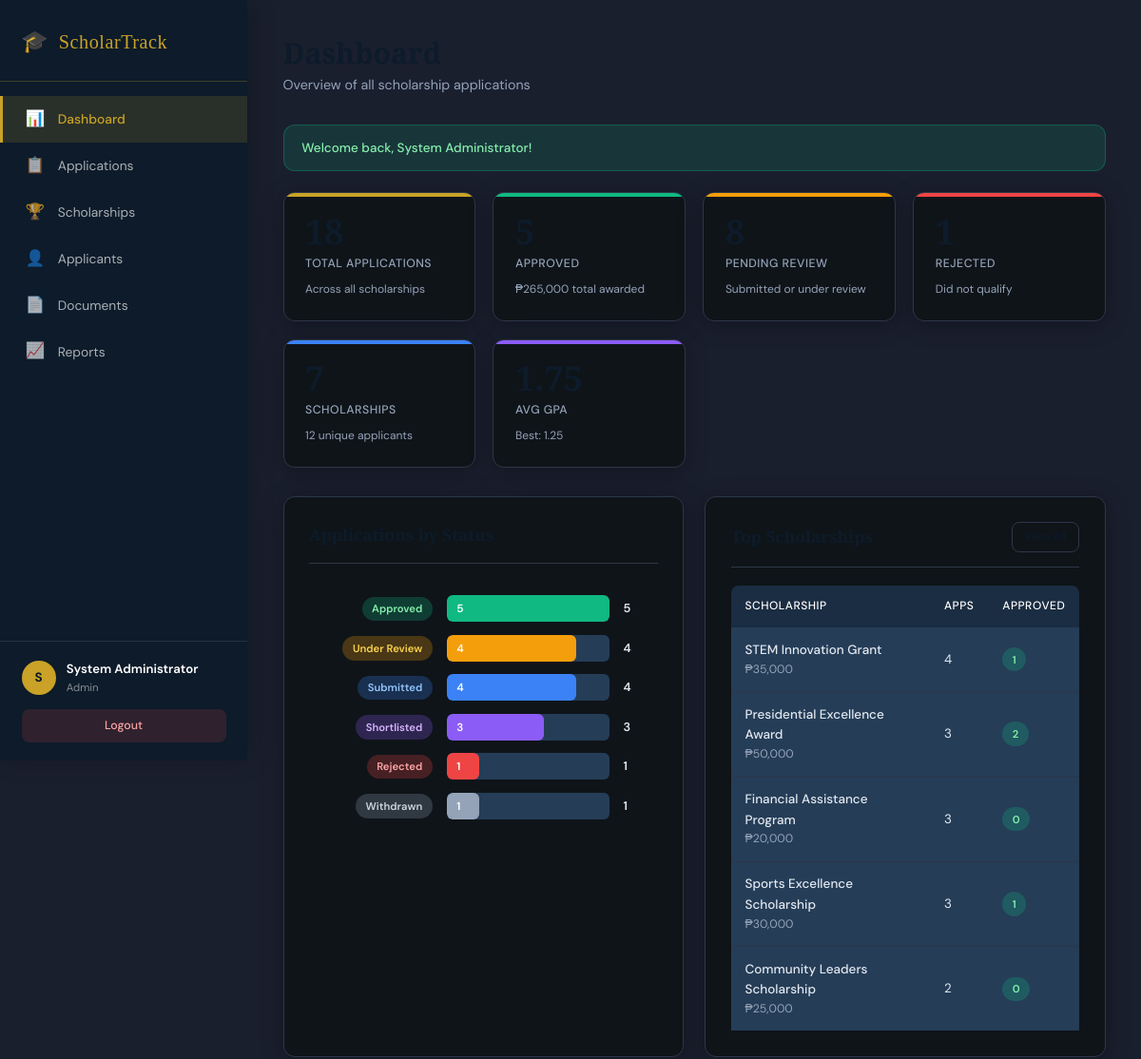
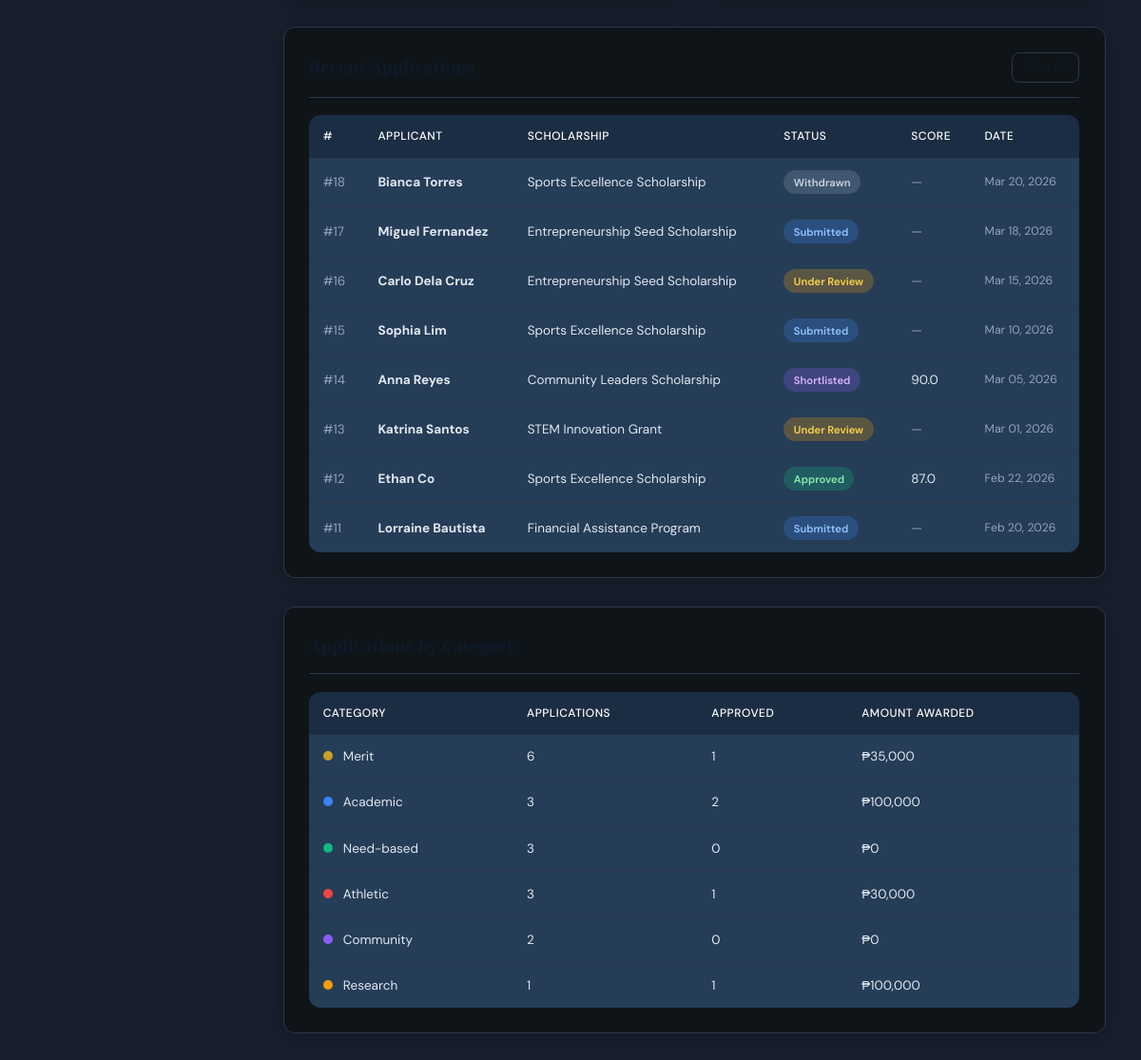
/dashboard.php (signed in), run on the app's committed database (2 pictures, top to bottom).
### tables this page shows
CREATE TABLE IF NOT EXISTS applications (
    application_id   INT AUTO_INCREMENT PRIMARY KEY,
    applicant_id     INT NOT NULL,
    scholarship_id   INT NOT NULL,
    reviewer_id      INT,
    status           ENUM('submitted','under_review','shortlisted','approved','rejected','withdrawn') NOT NULL DEFAULT 'submitted',
    essay            TEXT,
    score            DECIMAL(5,2),
    remarks          TEXT,
    submitted_at     DATETIME DEFAULT CURRENT_TIMESTAMP,
    updated_at       DATETIME DEFAULT CURRENT_TIMESTAMP ON UPDATE CURRENT_TIMESTAMP,
    FOREIGN KEY (applicant_id)   REFERENCES applicants(applicant_id)   ON DELETE CASCADE,
    FOREIGN KEY (scholarship_id) REFERENCES scholarships(scholarship_id) ON DELETE CASCADE,
    FOREIGN KEY (reviewer_id)    REFERENCES users(user_id)               ON DELETE SET NULL
);

CREATE TABLE IF NOT EXISTS scholarships (
    scholarship_id   INT AUTO_INCREMENT PRIMARY KEY,
    title            VARCHAR(150) NOT NULL,
    provider         VARCHAR(150) NOT NULL,
    description      TEXT,
    amount           DECIMAL(12,2) NOT NULL,
    slots_available  INT NOT NULL DEFAULT 1,
    min_gpa          DECIMAL(3,2) DEFAULT 1.00,
    deadline         DATE NOT NULL,
    category         ENUM('academic','athletic','need-based','merit','community','research') NOT NULL,
    status           ENUM('open','closed','paused') NOT NULL DEFAULT 'open',
    created_by       INT,
    created_at       DATETIME DEFAULT CURRENT_TIMESTAMP,
    FOREIGN KEY (created_by) REFERENCES users(user_id) ON DELETE SET NULL
);

### config.php (called while the page is built, shortened)
<?php
function getFlash(): ?array {
    if (isset($_SESSION['flash'])) {
        $f = $_SESSION['flash'];
        return $f;
    }
    return null;
}
function e(string $s): string {
    return htmlspecialchars($s, ENT_QUOTES, 'UTF-8');
}
$statusLabels = [
    'submitted'    => 'Submitted',
    'under_review' => 'Under Review',
    'shortlisted'  => 'Shortlisted',
    'approved'     => 'Approved',
    'rejected'     => 'Rejected',
    'withdrawn'    => 'Withdrawn',
];

### dashboard.php (the view, shortened to what this page needs)
<?php
require 'config.php';
$pageSubtitle = 'Overview of all scholarship applications';
$stats = $pdo->query("
    SELECT
        COUNT(DISTINCT s.scholarship_id)                         AS total_scholarships,
        COUNT(DISTINCT ap.applicant_id)                          AS total_applicants,
        COUNT(a.application_id)                                  AS total_applications,
        SUM(CASE WHEN a.status = 'approved'  THEN 1 ELSE 0 END) AS approved_count,
        SUM(CASE WHEN a.status = 'rejected'  THEN 1 ELSE 0 END) AS rejected_count,
        SUM(CASE WHEN a.status = 'submitted' OR a.status = 'under_review' THEN 1 ELSE 0 END) AS pending_count,
        AVG(ap.gpa)                                              AS avg_gpa,
        MIN(ap.gpa)                                              AS best_gpa,
        MAX(ap.gpa)                                              AS lowest_gpa,
        SUM(CASE WHEN a.status = 'approved' THEN s.amount ELSE 0 END) AS total_awarded
    FROM applications a
    JOIN applicants   ap ON a.applicant_id   = ap.applicant_id
    JOIN scholarships s  ON a.scholarship_id = s.scholarship_id
")->fetch();
$byStatus = $pdo->query("
    SELECT status, COUNT(*) AS cnt
    FROM applications
    GROUP BY status
    ORDER BY cnt DESC
")->fetchAll();
$byCategory = $pdo->query("
    SELECT s.category, COUNT(a.application_id) AS apps,
           SUM(CASE WHEN a.status='approved' THEN 1 ELSE 0 END) AS approved,
           SUM(s.amount * (CASE WHEN a.status='approved' THEN 1 ELSE 0 END)) AS awarded
    FROM scholarships s
    LEFT JOIN applications a ON s.scholarship_id = a.scholarship_id
    LEFT JOIN applicants ap  ON a.applicant_id   = ap.applicant_id
    GROUP BY s.category
    ORDER BY apps DESC
")->fetchAll();
$recent = $pdo->query("
    SELECT a.application_id, a.status, a.submitted_at, a.score,
           CONCAT(ap.first_name,' ',ap.last_name) AS applicant_name,
           s.title AS scholarship_title, s.amount
    FROM applications a
    JOIN applicants   ap ON a.applicant_id   = ap.applicant_id
    JOIN scholarships s  ON a.scholarship_id = s.scholarship_id
    ORDER BY a.submitted_at DESC
    LIMIT 8
")->fetchAll();
$topScholarships = $pdo->query("
    SELECT s.title, s.amount, s.status AS sch_status,
           (SELECT COUNT(*) FROM applications WHERE scholarship_id = s.scholarship_id) AS app_count,
           (SELECT COUNT(*) FROM applications WHERE scholarship_id = s.scholarship_id AND status = 'approved') AS approved
    FROM scholarships s
    ORDER BY app_count DESC
    LIMIT 5
")->fetchAll();
$maxApps = max(array_column($byStatus, 'cnt') ?: [1]);
$categoryColors = [
    'academic'  => '#3b82f6',
    'merit'     => '#c9a227',
    'need-based'=> '#10b981',
    'athletic'  => '#ef4444',
    'community' => '#8b5cf6',
    'research'  => '#f59e0b',
];
include 'includes/header.php';
?>
<div class="stats-grid">
  <div class="stat-card" style="--accent:#c9a227">
    <div class="stat-value"><?= number_format($stats['total_applications']) ?></div>
    <div class="stat-label">Total Applications</div>
    <div class="stat-sub">Across all scholarships</div>
  </div>
  <div class="stat-card" style="--accent:#10b981">
    <div class="stat-value"><?= number_format($stats['approved_count']) ?></div>
    <div class="stat-label">Approved</div>
    <div class="stat-sub">₱<?= number_format($stats['total_awarded'],0) ?> total awarded</div>
  </div>
  <div class="stat-card" style="--accent:#f59e0b">
    <div class="stat-value"><?= number_format($stats['pending_count']) ?></div>
    <div class="stat-label">Pending Review</div>
    <div class="stat-sub">Submitted or under review</div>
  </div>
  <div class="stat-card" style="--accent:#ef4444">
    <div class="stat-value"><?= number_format($stats['rejected_count']) ?></div>
    <div class="stat-label">Rejected</div>
    <div class="stat-sub">Did not qualify</div>
  </div>
  <div class="stat-card" style="--accent:#3b82f6">
    <div class="stat-value"><?= number_format($stats['total_scholarships']) ?></div>
    <div class="stat-label">Scholarships</div>
    <div class="stat-sub"><?= number_format($stats['total_applicants']) ?> unique applicants</div>
  </div>
  <div class="stat-card" style="--accent:#8b5cf6">
    <div class="stat-value"><?= $stats['avg_gpa'] ? number_format($stats['avg_gpa'],2) : 'N/A' ?></div>
    <div class="stat-label">Avg GPA</div>
    <div class="stat-sub">Best: <?= $stats['best_gpa'] ?? 'N/A' ?></div>
  </div>
</div>
<div class="two-col">
  <div class="card">
    <div class="card-header">
      <span class="card-title">Applications by Status</span>
    </div>
    <div class="chart-bar-wrap">
      <?php foreach ($byStatus as $row):
        $pct = $maxApps ? round($row['cnt'] / $maxApps * 100) : 0;
        $fillColors = [
          'submitted'=>'#3b82f6','under_review'=>'#f59e0b','shortlisted'=>'#8b5cf6',
          'approved'=>'#10b981','rejected'=>'#ef4444','withdrawn'=>'#94a3b8'
        ];
        $color = $fillColors[$row['status']] ?? '#94a3b8';
      ?>
      <div class="chart-bar-item">
        <span class="chart-bar-label"><span class="badge badge-<?= $row['status'] ?>"><?= $statusLabels[$row['status']] ?? $row['status'] ?></span></span>
        <div class="chart-bar-track">
          <div class="chart-bar-fill" style="width:<?= $pct ?>%;background:<?= $color ?>">
            <?= $pct > 15 ? $row['cnt'] : '' ?>
          </div>
        </div>
        <span class="chart-bar-count"><?= $row['cnt'] ?></span>
      </div>
      <?php endforeach; ?>
    </div>
  </div>
  <div class="card">
    <div class="card-header">
      <span class="card-title">Top Scholarships</span>
      <a href="scholarships.php" class="btn btn-outline btn-sm">View All</a>
    </div>
    <table>
      <thead><tr>
        <th>Scholarship</th><th>Apps</th><th>Approved</th>
      </tr></thead>
      <tbody>
        <?php foreach ($topScholarships as $row): ?>
        <tr>
          <td>
            <div style="font-weight:500"><?= e($row['title']) ?></div>
            <div class="text-muted text-sm">₱<?= number_format($row['amount'],0) ?></div>
          </td>
          <td><?= $row['app_count'] ?></td>
          <td><span class="badge badge-approved"><?= $row['approved'] ?></span></td>
        </tr>
        <?php endforeach; ?>
      </tbody>
    </table>
  </div>
</div>
<div class="card section-gap">
  <div class="card-header">
    <span class="card-title">Recent Applications</span>
    <a href="applications.php" class="btn btn-outline btn-sm">View All</a>
  </div>
  <div class="table-responsive">
    <table>
      <thead><tr>
        <th>#</th><th>Applicant</th><th>Scholarship</th><th>Status</th><th>Score</th><th>Date</th>
      </tr></thead>
      <tbody>
        <?php foreach ($recent as $r): ?>
        <tr>
          <td class="text-muted">#<?= $r['application_id'] ?></td>
          <td><strong><?= e($r['applicant_name']) ?></strong></td>
          <td><?= e($r['scholarship_title']) ?></td>
          <td><span class="badge badge-<?= $r['status'] ?>"><?= $statusLabels[$r['status']] ?? $r['status'] ?></span></td>
          <td><?= $r['score'] ? number_format($r['score'],1) : '<span class="text-muted">—</span>' ?></td>
          <td class="text-muted text-sm"><?= date('M d, Y', strtotime($r['submitted_at'])) ?></td>
        </tr>
        <?php endforeach; ?>
      </tbody>
    </table>
  </div>
</div>
<div class="card section-gap">
  <div class="card-header">
    <span class="card-title">Applications by Category</span>
  </div>
  <div class="table-responsive">
    <table>
      <thead><tr>
        <th>Category</th><th>Applications</th><th>Approved</th><th>Amount Awarded</th>
      </tr></thead>
      <tbody>
        <?php foreach ($byCategory as $cat): $color = $categoryColors[$cat['category']] ?? '#6b7280'; ?>
        <tr>
          <td>
            <span style="display:inline-block;width:10px;height:10px;border-radius:50%;background:<?= $color ?>;margin-right:.5rem"></span>
            <?= ucfirst($cat['category']) ?>
          </td>
          <td><?= $cat['apps'] ?: 0 ?></td>
          <td><?= $cat['approved'] ?: 0 ?></td>
          <td>₱<?= number_format($cat['awarded'] ?: 0, 0) ?></td>
        </tr>
        <?php endforeach; ?>
      </tbody>
    </table>
  </div>
</div>
<?php include 'includes/footer.php'; ?>

### includes/header.php (shortened to what this page needs)
<?php
$currentPage = basename($_SERVER['PHP_SELF'], '.php');
$nav = [
    ['dashboard',    'dashboard',   '📊', 'Dashboard'],
    ['applications', 'applications','📋', 'Applications'],
    ['scholarships', 'scholarships','🏆', 'Scholarships'],
    ['applicants',   'applicants',  '👤', 'Applicants'],
    ['documents',    'documents',   '📄', 'Documents'],
    ['reports',      'reports',     '📈', 'Reports'],
];
?>
<!DOCTYPE html>
<html lang="en">
<head>
  <link rel="stylesheet" href="assets/style.css">
</head>
<body>
<aside class="sidebar">
  <div class="sidebar-brand">
    <span class="brand-icon">🎓</span>
    <span class="brand-name"><?= APP_NAME ?></span>
  </div>
  <nav class="sidebar-nav">
    <?php foreach ($nav as [$page, $href, $icon, $label]): ?>
    <a href="<?= $href ?>.php"
       class="nav-item <?= $currentPage === $page ? 'active' : '' ?>">
      <span class="nav-icon"><?= $icon ?></span>
      <span class="nav-label"><?= $label ?></span>
    </a>
    <?php endforeach; ?>
  </nav>
  <div class="sidebar-footer">
    <div class="user-info">
      <div class="user-avatar"><?= strtoupper(substr($_SESSION['full_name'] ?? 'U', 0, 1)) ?></div>
      <div>
        <div class="user-name"><?= e($_SESSION['full_name'] ?? '') ?></div>
        <div class="user-role"><?= ucfirst($_SESSION['role'] ?? '') ?></div>
      </div>
    </div>
    <a href="logout.php" class="btn-logout">Logout</a>
  </div>
</aside>
<main class="main-content">
  <div class="page-header">
    <h1 class="page-title"><?= isset($pageTitle) ? e($pageTitle) : '' ?></h1>
    <?php if (isset($pageSubtitle)): ?>
      <p class="page-subtitle"><?= e($pageSubtitle) ?></p>
    <?php endif; ?>
  </div>
  <?php
  $flash = getFlash();
  if ($flash): ?>
  <div class="alert alert-<?= $flash['type'] ?>">
    <?= e($flash['msg']) ?>
  </div>
  <?php endif; ?>
  <div class="page-body">

### includes/footer.php (shortened to what this page needs)
  </div>
</main>
</body>
</html>

### data on the page
applications: application_id "18", applicant_name "Bianca Torres", scholarship.title "Sports Excellence Scholarship", status "Withdrawn", submitted_at "Mar 20, 2026"
applications: application_id "17", applicant_name "Miguel Fernandez", scholarship.title "Entrepreneurship Seed Scholarship", status "Submitted", submitted_at "Mar 18, 2026"
applications: application_id "16", applicant_name "Carlo Dela Cruz", scholarship.title "Entrepreneurship Seed Scholarship", status "Under Review", submitted_at "Mar 15, 2026"
applications: application_id "15", applicant_name "Sophia Lim", scholarship.title "Sports Excellence Scholarship", status "Submitted", submitted_at "Mar 10, 2026"
applications: application_id "14", applicant_name "Anna Reyes", scholarship.title "Community Leaders Scholarship", status "Shortlisted", score "90.0", submitted_at "Mar 05, 2026"
applications: application_id "13", applicant_name "Katrina Santos", scholarship.title "STEM Innovation Grant", status "Under Review", submitted_at "Mar 01, 2026"
applications: application_id "12", applicant_name "Ethan Co", scholarship.title "Sports Excellence Scholarship", status "Approved", score "87.0", submitted_at "Feb 22, 2026"
applications: application_id "11", applicant_name "Lorraine Bautista", scholarship.title "Financial Assistance Program", status "Submitted", submitted_at "Feb 20, 2026"

### other printed values
APP_NAME "ScholarTrack"
$icon "📊"
$label "Dashboard"
$icon "📋"
$label "Applications"
$icon "🏆"
$label "Scholarships"
$icon "👤"
$label "Applicants"
$icon "📄"
$label "Documents"
$icon "📈"
$label "Reports"
substr($_SESSION['full_name'] ?? 'U', 0, 1) "S"
$_SESSION['full_name'] "System Administrator"
